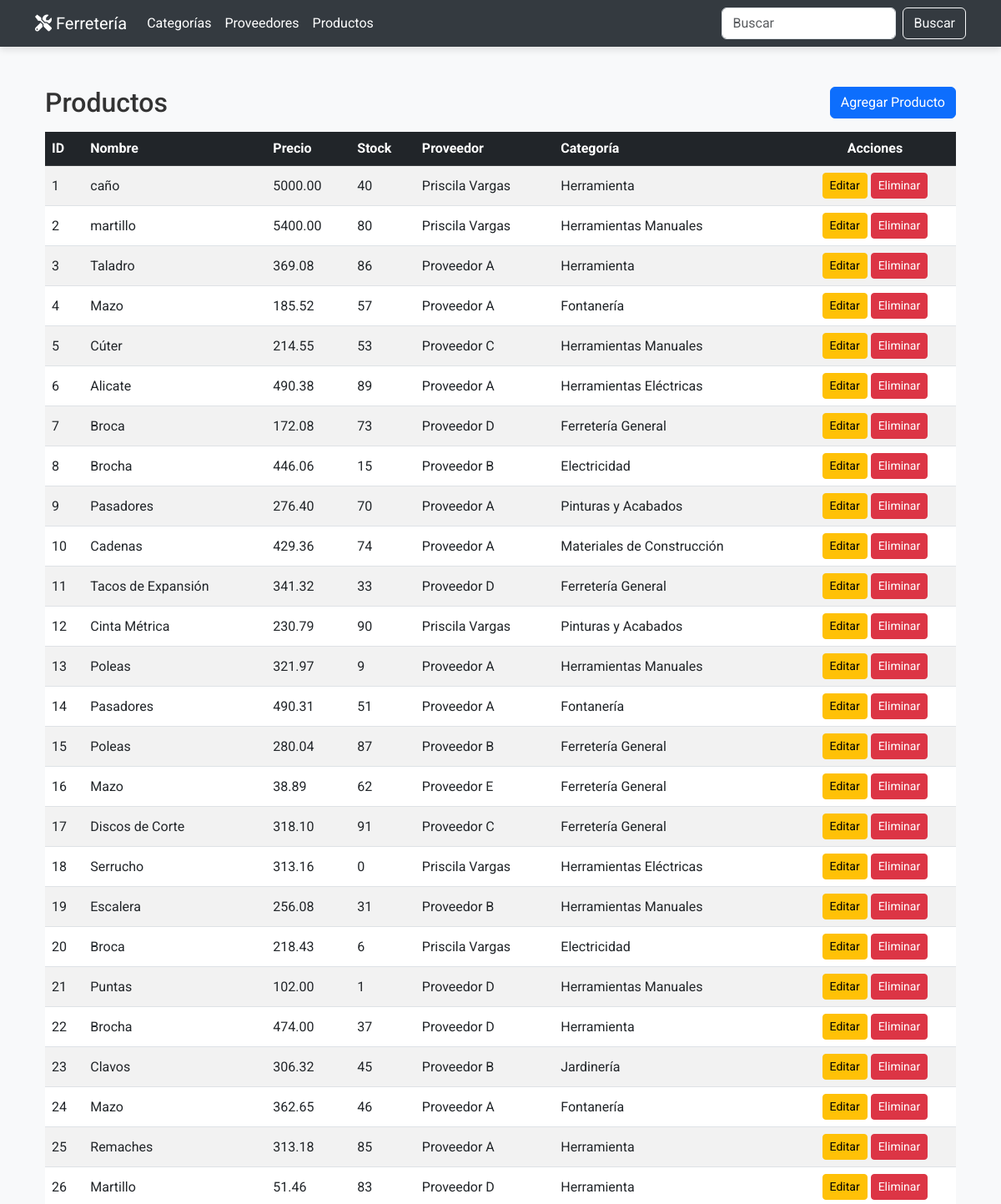
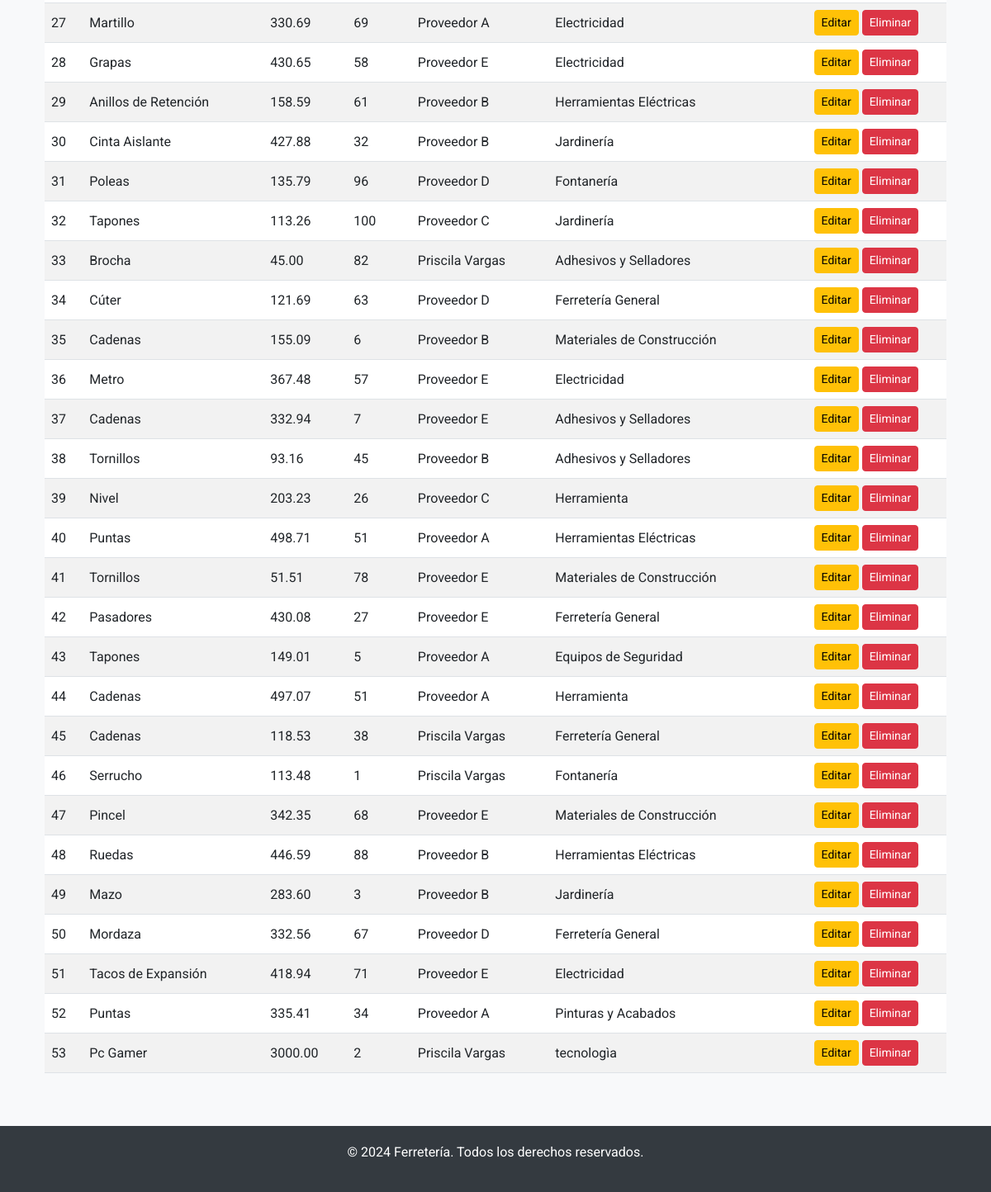
Before: /productos/ with the older database file (2 pictures, top to bottom).
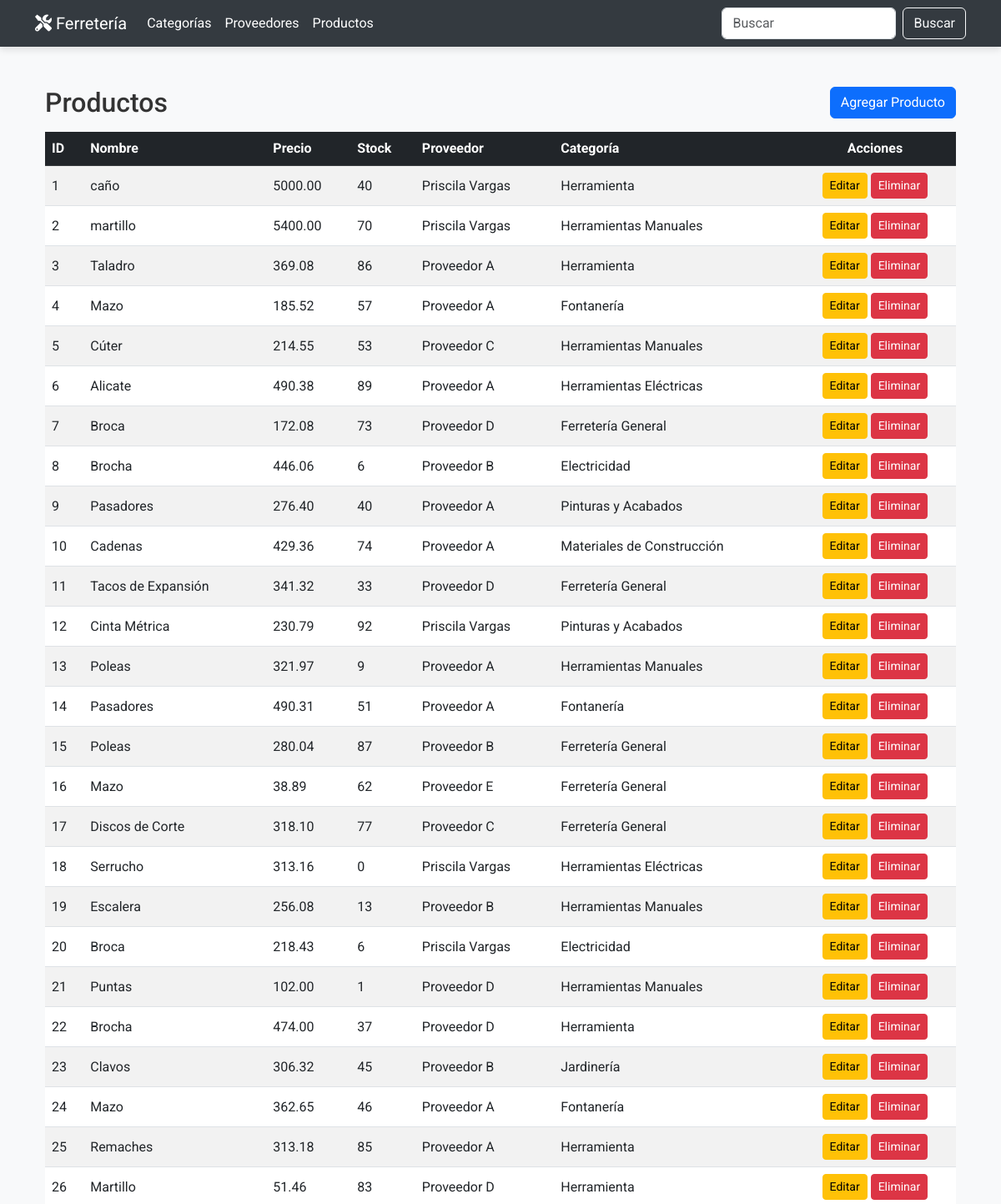
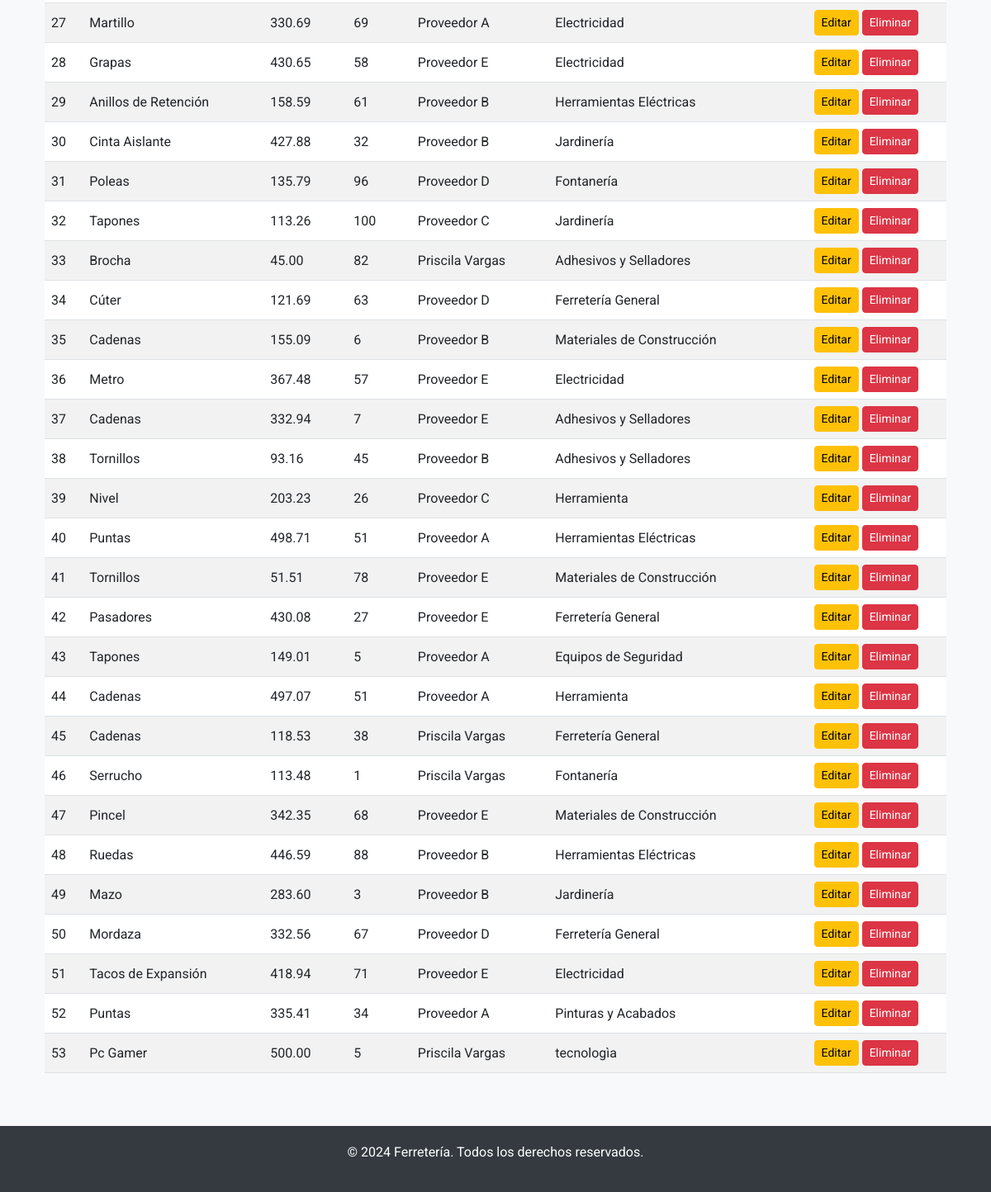
After: the same page with the newer database file (2 pictures, top to bottom).
### miAplicacion/models.py (models this page shows, shortened)
class Producto(models.Model):
    nombre = models.CharField(max_length=100)
    descripcion = models.TextField()
    precio = models.DecimalField(max_digits=10, decimal_places=2, default=0.00)
    cantidad_stock = models.IntegerField()
    categoria = models.ForeignKey('Categoria', on_delete=models.SET_NULL, null=True)
    fecha_creacion = models.DateField(auto_now_add=True)
    fecha_actualizacion = models.DateTimeField(auto_now=True)
    proveedor = models.ForeignKey('Proveedor', on_delete=models.SET_NULL, null=True, blank=True)

class Proveedor(models.Model):
    nombre = models.CharField(max_length=100)
    tipo_producto = models.CharField(max_length=100, default='')
    telefono = models.CharField(max_length=15, default='')
    email = models.EmailField(default='', blank=True)
    direccion = models.CharField(max_length=200, default='', blank=True)
    def __str__(self):
        return self.nombre

class Categoria(models.Model):
    nombre = models.CharField(max_length=50, unique=True)
    descripcion = models.TextField(blank=True, null=True)
    def __str__(self):
        return self.nombre

### miAplicacion/views.py (the view)
# urls.py: path('productos/', views.productos_list, name='productos_list'),
def productos_list(request):
    productos = Producto.objects.all()
    return render(request, 'productos/productos_list.html', {'productos': productos})

### miAplicacion/templates/productos/productos_list.html
{% extends 'base.html' %}
{% block content %}
<div class="container my-5">
    <div class="d-flex justify-content-between align-items-center mb-3">
        <h2 class="mb-0">Productos</h2>
        <a href="{% url 'productos_create' %}" class="btn btn-primary">Agregar Producto</a>
    </div>
    <div class="table-responsive">
        <table class="table table-striped table-hover align-middle">
            <thead class="table-dark">
                <tr>
                    <th>ID</th>
                    <th>Nombre</th>
                    <th>Precio</th>
                    <th>Stock</th>
                    <th>Proveedor</th>
                    <th>Categoría</th>
                    <th class="text-center">Acciones</th>
                </tr>
            </thead>
            <tbody>
                {% for producto in productos %}
                <tr>
                    <td>{{ producto.id }}</td>
                    <td>{{ producto.nombre }}</td>
                    <td>{{ producto.precio }}</td>
                    <td>{{ producto.cantidad_stock}}</td>
                    <td>{{ producto.proveedor }}</td>
                    <td>{{ producto.categoria }}</td>
                    <td class="text-center">
                        <a href="{% url 'productos_update' producto.id %}" class="btn btn-warning btn-sm">Editar</a>
                        <a href="{% url 'productos_delete' producto.id %}" class="btn btn-danger btn-sm">Eliminar</a>
                    </td>
                </tr>
                {% endfor %}
            </tbody>
        </table>
    </div>
</div>
{% endblock %}

Changed rows visible on the page:
changed Producto "martillo": cantidad_stock "80" → "70"
changed Producto id 8: cantidad_stock "15" → "6"
changed Producto id 9: cantidad_stock "70" → "40"
changed Producto "Cinta Métrica": cantidad_stock "90" → "92"
changed Producto "Discos de Corte": cantidad_stock "91" → "77"
changed Producto "Escalera": cantidad_stock "31" → "13"
changed Producto "Pc Gamer": precio "3000.00" → "500.00"; cantidad_stock "2" → "5"
